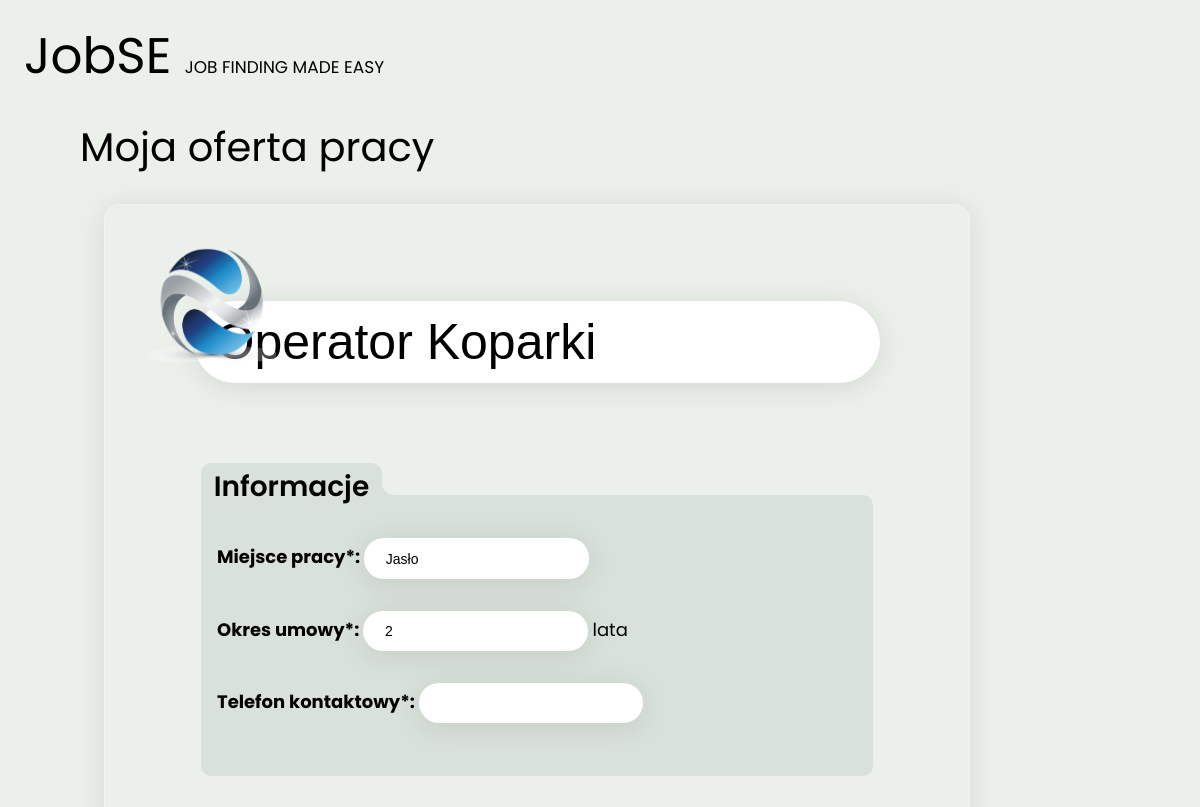
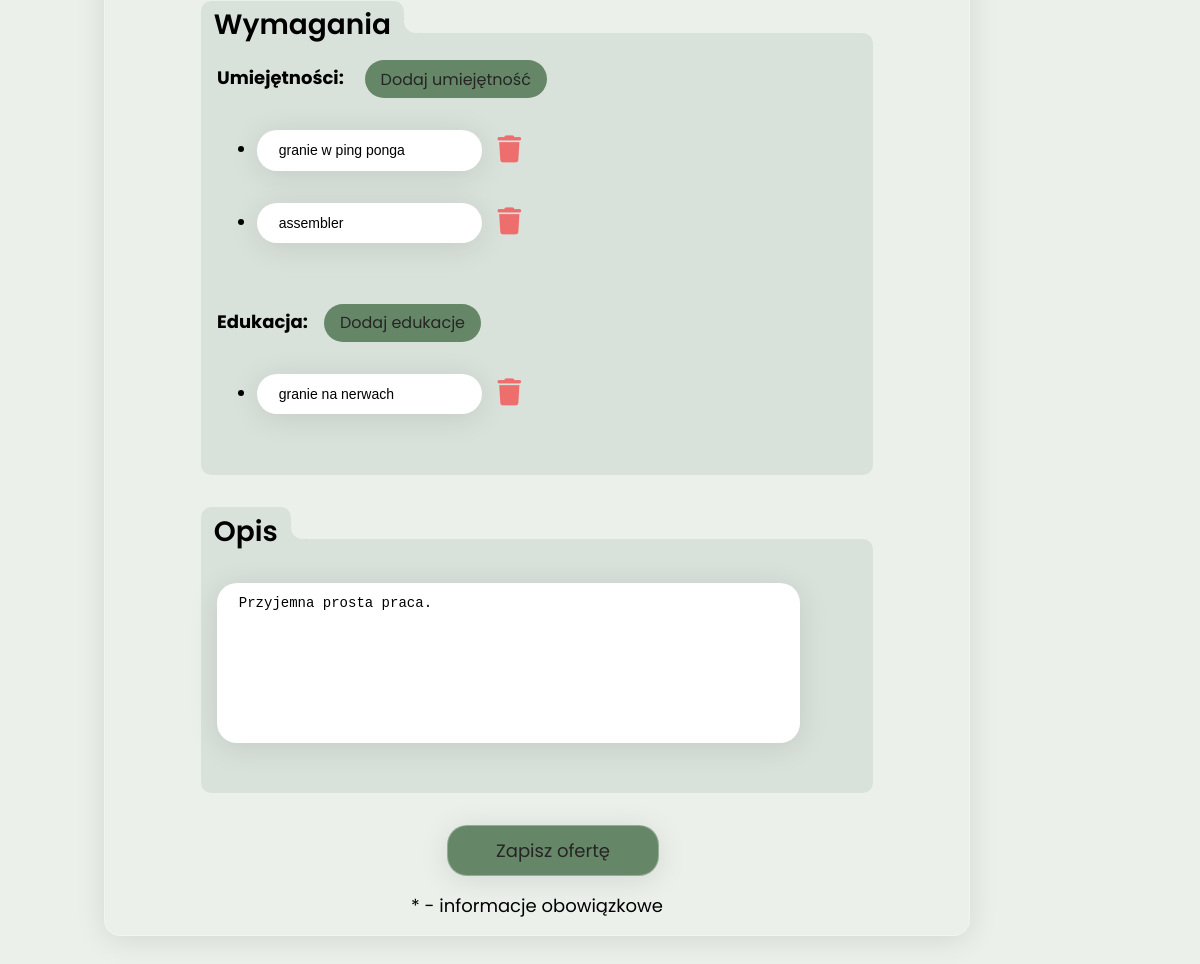
/offer-edit.php?offerID=1 (signed in), run on the app's committed database (2 pictures, top to bottom).
### tables this page shows
CREATE TABLE `user_employers` (
  `id` int(11) NOT NULL,
  `first_name` varchar(50) DEFAULT NULL,
  `last_name` varchar(50) DEFAULT NULL,
  `contact_mail` varchar(255) DEFAULT NULL,
  `phone_number` varchar(15) DEFAULT NULL,
  `company_name` varchar(100) DEFAULT NULL,
  `company_description` text DEFAULT NULL,
  `company_logo` varchar(255) DEFAULT NULL,
  `company_address` varchar(255) DEFAULT NULL
);

CREATE TABLE `job_offers` (
  `id` int(11) NOT NULL,
  `job_position` varchar(100) NOT NULL,
  `job_place` varchar(50) NOT NULL,
  `job_years` int(11) NOT NULL,
  `job_contact_phone` varchar(15) NOT NULL,
  `job_abilities` text DEFAULT NULL,
  `job_education` text DEFAULT NULL,
  `job_description` text DEFAULT NULL,
  `company_id` int(11) NOT NULL
);

### offer-edit.php (the view, shortened to what this page needs)
<?php
    $connect = database_connect_to_mysql();
    $result = $connect->query("SELECT company_logo FROM user_employers WHERE user_employers.id = (SELECT accounts.id_user_data FROM accounts WHERE accounts.id = {$_SESSION['userID']});");
    $companyLogo = $result->fetch_assoc()['company_logo'];
    $offerData = "";
    if (!empty($_GET['offerID']) && is_numeric($_GET['offerID'])) {
        $result = $connect->query("SELECT * FROM job_offers WHERE id = {$_GET['offerID']}");
        $offerData = $result->fetch_assoc();
    }
?>
<!DOCTYPE html>
<html lang="pl">
<head>
    <link rel="stylesheet" href="https://cdnjs.cloudflare.com/ajax/libs/font-awesome/6.4.0/css/all.min.css" />
    <link rel="stylesheet" href="assets/styles/start_page.css">
    <link rel="stylesheet" href="https://cdn.jsdelivr.net/npm/intl-tel-input@18.1.1/build/css/intlTelInput.css">
</head>
<body>
    <nav>
        <div id="logo">JobSE <span>Job finding made easy</span></div>
    </nav>
    <div class="flex">
        <div id="jobOffers">
        <h1>Moja oferta pracy</h1>
        <form id="offer-form" class="cv" style="width: 50rem;">
            <div class="job-photo">
            <?php
                if (!is_null($companyLogo)) {
                    echo "<img class='image' src='assets/images/company-logo/{$companyLogo}' alt='' draggable='false'>";
                }
            ?>
            </div>
            <div class="cv-name" >
                <input type="text" maxlength="100" name="jobName" placeholder="Nazwa stanowiska*" value="<?php
                    if (isset($offerData['job_position'])) {
                        echo $offerData['job_position'];
                    }
                ?>">
            </div>
            <div class="job-info relative">
                <span class="title relative">
                    Informacje
                    <div style="border-radius: 50%;content: '';position: absolute;left: 11.3rem;top: 0.5rem;width: 1.5rem;height: 1.5rem;background: #ebf0eb;"></div>
                </span>
                <b>Miejsce pracy*: </b><input type="text" name="workplace" value="<?php
                    if (!empty($offerData['job_place'])) {
                        echo $offerData['job_place'];
                    }
                    ?>" id=""><br>
                    <b>Okres umowy*: </b><input type="number" name="contractPeriod" value="<?php
                    if (!empty($offerData['job_years'])) {
                        echo $offerData['job_years'];
                    }
                    ?>" id=""> lata<br>
                <b>Telefon kontaktowy*: </b><input style="margin-bottom: 1.6rem" type="text" name="contactPhone" id="phone"><br>
            </div>
            <div class="job-requirements relative">
                <span class="title">
                    Wymagania
                    <div style="border-radius: 50%;content: '';position: absolute;left: 12.7rem;top: 0.5rem;width: 1.5rem;height: 1.5rem;background: #ebf0eb;"></div>
                </span>
                <b>Umiejętności:</b> <button id="addSkill">Dodaj umiejętność</button>
                <ul id="skillList">
                <?php
                    if (!empty($offerData['job_abilities']) && $offerData['job_abilities'] != "") {
                        $skillList = explode(";", $offerData['job_abilities']);
                        $j = 0;
                        foreach ($skillList as $skill) {
                            echo "<li id='skill{$j}'><input placeholder='Umiejętność' value='$skill' maxlength='50' type='text' name='skill[{$j}]'><i class='fa-solid fa-trash fa-xl delSkill' id='delSkill{$j}' style='color: rgb(238, 110, 110); margin-left: 1rem;'></i></li>";
                            $j++;
                        }
                    }
                ?>
                </ul>
                <br>
                <b>Edukacja:</b><button id="addEducation">Dodaj edukacje</button>
                <ul id="educationList">
                <?php
                    if (!empty($offerData['job_education']) && $offerData['job_education'] != "") {
                        $educationList = explode(";", $offerData['job_education']);
                        $j = 0;
                        foreach ($educationList as $education) {
                            echo "<li id='edu{$j}'><input placeholder='Edukacja' value='$education' maxlength='100' type='text' name='education[{$j}]'><i class='fa-solid fa-trash fa-xl delEdu' id='delEdu{$j}' style='color: rgb(238, 110, 110); margin-left: 1rem;'></i></li>";
                            $j++;
                        }
                    }
                ?>
                </ul>
            </div>
            <div class="job-desc relative">
                <span class="title">
                    Opis
                    <div style="border-radius: 50%;content: '';position: absolute;left: 5.6rem;top: 0.5rem;width: 1.5rem;height: 1.5rem;background: #ebf0eb;"></div>
                </span>
                <textarea style="resize: none" name="desc" id="" cols="30" rows="10"><?php if (!empty($offerData['job_description'])) { echo $offerData['job_description']; } ?></textarea>
            </div>
            <input type="submit" id="save" value="Zapisz ofertę">
            <div style="margin-top: 1rem;">* - informacje obowiązkowe</div>
        </form>
    </div>
    </div>
</body>
</html>

### assets/styles/start_page.css (style rules this page uses)
body { width: 100%; height: 100%; padding: 0; margin: 0; background: #ebf0eb; scroll-snap-type: x mandatory; overflow-x: hidden; }
html { scroll-behavior: smooth; }
nav { user-select: none; height: 5rem; display: flex; justify-content: space-between; padding: 1rem 8rem; align-items: center; }
nav a, #joinUs a, #edit, #save { user-select: none; padding: 0.7rem 3rem; text-decoration: none; color: #252525; display: flex; justify-content: center; align-items: center; transition: 0.5s; font: 18px Poppins; background: #658667; margin: 0 0 0 2rem; border-radius: 20px; }
#logo { font: 50px Poppins; }
#logo span { font: 17px Poppins; text-transform: uppercase; }
#left h2, #employees h1, #employers h1, #myOffers h1, #myData h1, #workApplications h1, #jobOffers h1 { margin-top: 5px; font: 40px Poppins; }
#employees, #employers, #myData, #myOffers ,#workApplications, #jobOffers { padding: 0 5rem; }
@media (max-width: 1600px) { nav { padding: 1rem 1.5rem; } }
.relative { position: relative; }
.flex { display: flex; flex-direction: column; }
.cv { position: relative; margin-left: 1.5rem; display: flex; align-items: center; width: 90rem; font: 18px Poppins; padding: 1rem 2rem; display: flex; flex-direction: column; border-radius: 16px; box-shadow: 0 4px 30px rgba(0, 0, 0, 0.1); border: 1px solid rgba(255, 255, 255, 0.3); }
.cv-name { margin: 4rem 2rem; font: 600 50px Poppins; }
.cv-name input { font-size: 50px; border-radius: 200px; }
.job-photo img { position: absolute; left: 5%; top: 2rem; width: 8rem; height: 8rem; }
.job-info, .job-requirements, .job-desc { border-radius: 0 10px 10px 10px; background: #d9e2da; width: 40rem; margin: 2rem 0; padding: 1.7rem 1rem; }
.title { height: 2.5rem; background: #d9e2da; padding: 0.2rem 0.8rem; border-radius: 10px 10px 0 0; font: 600 28px Poppins; position: absolute; left: 0; top: -2rem; }
ul { margin-top: 1rem; }
textarea { width: 36.44rem; height: 10rem; }
button { background: #658667; user-select: none; border: 0; padding: 0.4rem 1rem; text-decoration: none; color: #252525; display: flex; justify-content: center; align-items: center; transition: 0.5s; margin-left: 1rem; font: 16px Poppins; display: inline-block; border-radius: 20px; }
li { font-size: 18px; }
input, textarea, #fileLbl { box-sizing: border-box; background: #ffffff; margin: 1rem 0; transition: 0.2s; border-radius: 20px; padding: 0.7rem 1.3rem; border: 1px solid rgba(255, 255, 255, 0.3); box-shadow: 0 4px 30px rgba(0, 0, 0, 0.1); font-size: 14px; }
#jobOffers { margin-bottom: 3rem; }

### data on the page
user_employers: company_logo (picture)
job_offers: jobName "Operator Koparki", workplace "Jasło", contractPeriod "2", job_abilities "granie w ping ponga", job_abilities "assembler", job_education "granie na nerwach", desc "Przyjemna prosta praca."
